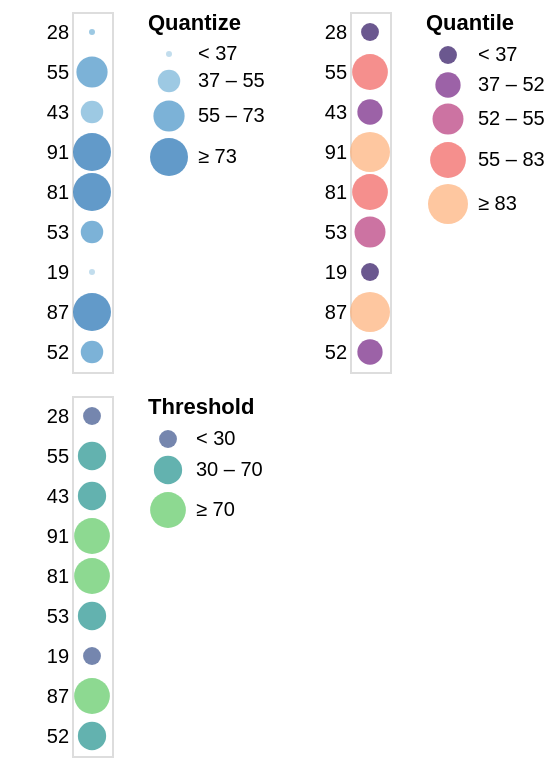

Describe this chart as a Vega-Lite specification.
### Vega specification from a JSON file in a GitHub repository (floating-point values rounded to 4 significant figures)
{"$schema": "https://vega.github.io/schema/vega/v4.json", "description": "Horizontally concatenated charts that show different types of discretizing scales.", "autosize": "pad", "padding": 5, "data": [{"name": "source_0", "values": [{"a": "A", "b": 28}, {"a": "B", "b": 55}, {"a": "C", "b": 43}, {"a": "D", "b": 91}, {"a": "E", "b": 81}, {"a": "F", "b": 53}, {"a": "G", "b": 19}, {"a": "H", "b": 87}, {"a": "I", "b": 52}]}], "signals": [{"name": "concat_0_width", "value": 20}, {"name": "concat_0_y_step", "value": 20}, {"name": "concat_0_height", "update": "bandspace(domain('concat_0_y').length, 1, 0.5) * concat_0_y_step"}, {"name": "concat_1_width", "value": 20}, {"name": "concat_1_y_step", "value": 20}, {"name": "concat_1_height", "update": "bandspace(domain('concat_1_y').length, 1, 0.5) * concat_1_y_step"}, {"name": "concat_2_width", "value": 20}, {"name": "concat_2_y_step", "value": 20}, {"name": "concat_2_height", "update": "bandspace(domain('concat_2_y').length, 1, 0.5) * concat_2_y_step"}], "layout": {"padding": {"row": 10, "column": 10}, "bounds": "full", "align": "each", "columns": 2}, "marks": [{"type": "group", "name": "concat_0_group", "style": "cell", "encode": {"update": {"width": {"signal": "concat_0_width"}, "height": {"signal": "concat_0_height"}}}, "marks": [{"name": "concat_0_marks", "type": "symbol", "style": ["circle"], "from": {"data": "source_0"}, "encode": {"update": {"opacity": {"value": 0.7}, "fill": [{"test": "datum[\"b\"] === null || isNaN(datum[\"b\"])", "value": null}, {"scale": "concat_0_color", "field": "b"}], "tooltip": {"signal": "{\"b\": ''+datum[\"b\"], \"Quantize\": format(datum[\"b\"], \"\")}"}, "x": {"signal": "concat_0_width", "mult": 0.5}, "y": {"scale": "concat_0_y", "field": "b"}, "size": {"scale": "concat_0_size", "field": "b"}, "shape": {"value": "circle"}}}}], "axes": [{"scale": "concat_0_y", "orient": "left", "grid": false, "domain": false, "ticks": false, "zindex": 1}], "legends": [{"title": "Quantize", "fill": "concat_0_color", "gradientLength": {"signal": "clamp(concat_0_height, 64, 200)"}, "encode": {"symbols": {"update": {"shape": {"value": "circle"}, "opacity": {"value": 0.7}}}}, "size": "concat_0_size"}]}, {"type": "group", "name": "concat_1_group", "style": "cell", "encode": {"update": {"width": {"signal": "concat_1_width"}, "height": {"signal": "concat_1_height"}}}, "marks": [{"name": "concat_1_marks", "type": "symbol", "style": ["circle"], "from": {"data": "source_0"}, "encode": {"update": {"opacity": {"value": 0.7}, "fill": [{"test": "datum[\"b\"] === null || isNaN(datum[\"b\"])", "value": null}, {"scale": "concat_1_color", "field": "b"}], "tooltip": {"signal": "{\"b\": ''+datum[\"b\"], \"Quantile\": format(datum[\"b\"], \"d\")}"}, "x": {"signal": "concat_1_width", "mult": 0.5}, "y": {"scale": "concat_1_y", "field": "b"}, "size": {"scale": "concat_1_size", "field": "b"}, "shape": {"value": "circle"}}}}], "axes": [{"scale": "concat_1_y", "orient": "left", "grid": false, "domain": false, "ticks": false, "zindex": 1}], "legends": [{"format": "d", "title": "Quantile", "fill": "concat_1_color", "gradientLength": {"signal": "clamp(concat_1_height, 64, 200)"}, "labelOverlap": "greedy", "encode": {"symbols": {"update": {"shape": {"value": "circle"}, "opacity": {"value": 0.7}}}}, "size": "concat_1_size"}]}, {"type": "group", "name": "concat_2_group", "style": "cell", "encode": {"update": {"width": {"signal": "concat_2_width"}, "height": {"signal": "concat_2_height"}}}, "marks": [{"name": "concat_2_marks", "type": "symbol", "style": ["circle"], "from": {"data": "source_0"}, "encode": {"update": {"opacity": {"value": 0.7}, "fill": [{"test": "datum[\"b\"] === null || isNaN(datum[\"b\"])", "value": null}, {"scale": "concat_2_color", "field": "b"}], "tooltip": {"signal": "{\"b\": ''+datum[\"b\"], \"Threshold\": format(datum[\"b\"], \"\")}"}, "x": {"signal": "concat_2_width", "mult": 0.5}, "y": {"scale": "concat_2_y", "field": "b"}, "size": {"scale": "concat_2_size", "field": "b"}, "shape": {"value": "circle"}}}}], "axes": [{"scale": "concat_2_y", "orient": "left", "grid": false, "domain": false, "ticks": false, "zindex": 1}], "legends": [{"title": "Threshold", "fill": "concat_2_color", "gradientLength": {"signal": "clamp(concat_2_height, 64, 200)"}, "labelOverlap": "greedy", "encode": {"symbols": {"update": {"shape": {"value": "circle"}, "opacity": {"value": 0.7}}}}, "size": "concat_2_size"}]}], "scales": [{"name": "concat_0_y", "type": "point", "domain": {"data": "source_0", "field": "b"}, "range": {"step": {"signal": "concat_0_y_step"}}, "padding": 0.5}, {"name": "concat_0_color", "type": "quantize", "domain": {"data": "source_0", "field": "b"}, "range": {"scheme": "blues", "count": 4}, "zero": true}, {"name": "concat_0_size", "type": "quantize", "domain": {"data": "source_0", "field": "b"}, "range": {"signal": "sequence(9, 361 + (361 - 9) / (4 - 1), (361 - 9) / (4 - 1))"}, "zero": false}, {"name": "concat_1_y", "type": "point", "domain": {"data": "source_0", "field": "b"}, "range": {"step": {"signal": "concat_1_y_step"}}, "padding": 0.5}, {"name": "concat_1_color", "type": "quantile", "domain": {"data": "source_0", "field": "b"}, "range": {"scheme": "magma"}}, {"name": "concat_1_size", "type": "quantile", "domain": {"data": "source_0", "field": "b"}, "range": [80, 160, 240, 320, 400]}, {"name": "concat_2_y", "type": "point", "domain": {"data": "source_0", "field": "b"}, "range": {"step": {"signal": "concat_2_y_step"}}, "padding": 0.5}, {"name": "concat_2_color", "type": "threshold", "domain": [30, 70], "range": {"scheme": "viridis"}}, {"name": "concat_2_size", "type": "threshold", "domain": [30, 70], "range": [80, 200, 320]}], "config": {"axisY": {"minExtent": 30}}}
